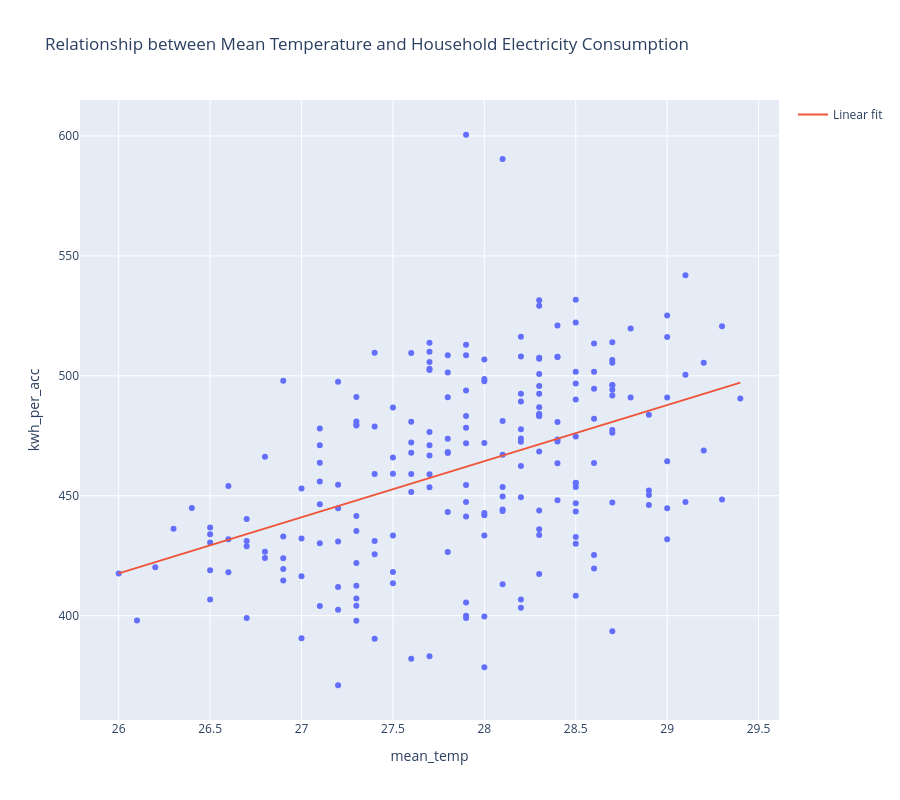

The notebook cell saved with this chart:
### Markdown cell above
The main scatter plot that I will create is one between the mean temperature and the household consumption of electricity. This is so that we can see the relationship between the two, which has the highest correlation coefficient above, and is the reason for this study.

### Code cell
import numpy as np
import plotly.express as px
import plotly.graph_objects as go

df = elec[['mean_temp', 'kwh_per_acc']].dropna().copy()

fig = px.scatter(
    df,
    x='mean_temp',
    y='kwh_per_acc',
    width=900,
    height=800,
    title='Relationship between Mean Temperature and Household Electricity Consumption'
)

# simple linear fit
m, b = np.polyfit(df['mean_temp'], df['kwh_per_acc'], 1)
x_line = np.linspace(df['mean_temp'].min(), df['mean_temp'].max(), 100)
y_line = m * x_line + b

fig.add_trace(
    go.Scatter(
        x=x_line,
        y=y_line,
        mode='lines',
        name='Linear fit'
    )
)

fig.show()

### Figure 1 — Plotly figure (JSON) as saved in the notebook; plotly's stock layout.template omitted (floating-point values rounded to 4 significant figures; data arrays with more than 128 entries replaced by an {"elided": "..."} marker saying what was removed)
{"data": [{"hovertemplate": "mean_temp=%{x}<br>kwh_per_acc=%{y}<extra></extra>", "legendgroup": "", "marker": {"color": "#636efa", "symbol": "circle"}, "mode": "markers", "name": "", "orientation": "v", "showlegend": false, "type": "scatter", "x": {"elided": "210 float values"}, "xaxis": "x", "y": {"elided": "210 float values"}, "yaxis": "y"}, {"mode": "lines", "name": "Linear fit", "type": "scatter", "x": [26.0, 26.03, 26.07, 26.1, 26.14, 26.17, 26.21, 26.24, 26.27, 26.31, 26.34, 26.38, 26.41, 26.45, 26.48, 26.52, 26.55, 26.58, 26.62, 26.65, 26.69, 26.72, 26.76, 26.79, 26.82, 26.86, 26.89, 26.93, 26.96, 27.0, 27.03, 27.06, 27.1, 27.13, 27.17, 27.2, 27.24, 27.27, 27.31, 27.34, 27.37, 27.41, 27.44, 27.48, 27.51, 27.55, 27.58, 27.61, 27.65, 27.68, 27.72, 27.75, 27.79, 27.82, 27.85, 27.89, 27.92, 27.96, 27.99, 28.03, 28.06, 28.09, 28.13, 28.16, 28.2, 28.23, 28.27, 28.3, 28.34, 28.37, 28.4, 28.44, 28.47, 28.51, 28.54, 28.58, 28.61, 28.64, 28.68, 28.71, 28.75, 28.78, 28.82, 28.85, 28.88, 28.92, 28.95, 28.99, 29.02, 29.06, 29.09, 29.13, 29.16, 29.19, 29.23, 29.26, 29.3, 29.33, 29.37, 29.4], "y": [417.7, 418.5, 419.3, 420.1, 420.9, 421.7, 422.5, 423.3, 424.1, 424.9, 425.7, 426.5, 427.3, 428.1, 428.9, 429.7, 430.5, 431.3, 432.1, 432.9, 433.7, 434.5, 435.3, 436.1, 436.9, 437.7, 438.5, 439.3, 440.1, 440.9, 441.7, 442.5, 443.3, 444.2, 445.0, 445.8, 446.6, 447.4, 448.2, 449.0, 449.8, 450.6, 451.4, 452.2, 453.0, 453.8, 454.6, 455.4, 456.2, 457.0, 457.8, 458.6, 459.4, 460.2, 461.0, 461.8, 462.6, 463.4, 464.2, 465.0, 465.8, 466.6, 467.4, 468.2, 469.0, 469.8, 470.7, 471.5, 472.3, 473.1, 473.9, 474.7, 475.5, 476.3, 477.1, 477.9, 478.7, 479.5, 480.3, 481.1, 481.9, 482.7, 483.5, 484.3, 485.1, 485.9, 486.7, 487.5, 488.3, 489.1, 489.9, 490.7, 491.5, 492.3, 493.1, 493.9, 494.7, 495.5, 496.3, 497.2]}], "layout": {"height": 800, "legend": {"tracegroupgap": 0}, "title": {"text": "Relationship between Mean Temperature and Household Electricity Consumption"}, "width": 900, "xaxis": {"anchor": "y", "domain": [0, 1], "title": {"text": "mean_temp"}}, "yaxis": {"anchor": "x", "domain": [0, 1], "title": {"text": "kwh_per_acc"}}}}
